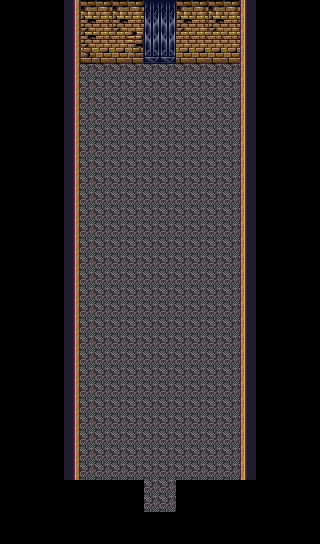

Rendered tile map (Tiled .tmx) drawn with the repository's tilesets; below, a short description and the map source with its tile grids summarised:
An orthogonal 20x34 tile map with 16x16 px tiles, 2 tile layers (Base, MonoShita), 2 tilesets and 29 objects.

<map version="1.0" orientation="orthogonal" renderorder="right-down" width="20" height="34" tilewidth="16" tileheight="16" backgroundcolor="#000000" nextobjectid="33">
 <tileset firstgid="1" name="lower" tilewidth="16" tileheight="16">
  <image source="lower.png" trans="201c30" width="480" height="256" />
 </tileset>
 <tileset firstgid="481" name="chip10e_glas" tilewidth="16" tileheight="16">
  <image source="chip10e_glas.png" trans="0000ff" width="480" height="256" />
 </tileset>
 <layer name="Base" width="20" height="34">
  <properties>
   <property name="cc_vertexz" value="-12" />
  </properties>
  <data>[680 cells, 360 non-empty, 11 distinct tile ids]</data>
 </layer>
 <layer name="MonoShita" width="20" height="34">
  <properties>
   <property name="cc_vertexz" value="-11" />
  </properties>
  <data>[680 cells, 8 non-empty, 3 distinct tile ids]</data>
 </layer>
 <objectgroup name="collision">
  <object id="1" x="240" y="64" width="32" height="416" />
  <object id="3" x="48" y="64" width="32" height="416" />
  <object id="4" x="176" y="16" width="96" height="48" />
  <object id="5" x="48" y="16" width="96" height="48" />
  <object id="6" x="176" y="480" width="96" height="64" />
  <object id="7" x="48" y="480" width="96" height="64" />
  <object id="8" x="48" y="0" width="96" height="16" />
  <object id="9" x="176" y="0" width="96" height="16" />
 </objectgroup>
 <objectgroup name="Ugokumono(object)">
  <object id="14" x="80" y="464" width="16" height="16">
   <properties>
    <property name="img" value="G.png" />
    <property name="objID" value="1041" />
   </properties>
  </object>
  <object id="15" x="144" y="464" width="16" height="16">
   <properties>
    <property name="img" value="G.png" />
    <property name="objID" value="1042" />
   </properties>
  </object>
  <object id="16" x="192" y="464" width="16" height="16">
   <properties>
    <property name="img" value="G.png" />
    <property name="objID" value="1043" />
   </properties>
  </object>
  <object id="17" x="112" y="464" width="16" height="16">
   <properties>
    <property name="img" value="G.png" />
    <property name="objID" value="1044" />
   </properties>
  </object>
  <object id="18" x="96" y="464" width="16" height="16">
   <properties>
    <property name="img" value="G.png" />
    <property name="objID" value="1045" />
   </properties>
  </object>
  <object id="19" x="176" y="464" width="16" height="16">
   <properties>
    <property name="img" value="G.png" />
    <property name="objID" value="1046" />
   </properties>
  </object>
  <object id="20" x="224" y="464" width="16" height="16">
   <properties>
    <property name="img" value="G.png" />
    <property name="objID" value="1047" />
   </properties>
  </object>
  <object id="21" x="208" y="464" width="16" height="16">
   <properties>
    <property name="img" value="G.png" />
    <property name="objID" value="1048" />
   </properties>
  </object>
  <object id="22" x="128" y="464" width="16" height="16">
   <properties>
    <property name="img" value="G.png" />
    <property name="objID" value="1049" />
   </properties>
  </object>
  <object id="23" x="160" y="464" width="16" height="16">
   <properties>
    <property name="img" value="G.png" />
    <property name="objID" value="1051" />
   </properties>
  </object>
  <object id="24" x="96" y="448" width="16" height="16">
   <properties>
    <property name="img" value="G.png" />
    <property name="objID" value="1050" />
   </properties>
  </object>
  <object id="25" x="192" y="448" width="16" height="16">
   <properties>
    <property name="img" value="G.png" />
    <property name="objID" value="1052" />
   </properties>
  </object>
  <object id="26" x="144" y="464" width="16" height="16">
   <properties>
    <property name="img" value="G.png" />
    <property name="objID" value="1053" />
   </properties>
  </object>
  <object id="27" x="128" y="448" width="16" height="16">
   <properties>
    <property name="img" value="G.png" />
    <property name="objID" value="1054" />
   </properties>
  </object>
  <object id="28" x="176" y="464" width="16" height="16">
   <properties>
    <property name="img" value="G.png" />
    <property name="objID" value="1055" />
   </properties>
  </object>
  <object id="29" x="160" y="448" width="16" height="16">
   <properties>
    <property name="img" value="G.png" />
    <property name="objID" value="1056" />
   </properties>
  </object>
 </objectgroup>
 <objectgroup name="Chara(object)">
  <object id="30" x="144" y="64" width="32" height="32">
   <properties>
    <property name="CharaID" value="17" />
    <property name="EventID" value="4" />
    <property name="direction" value="DOWN" />
    <property name="movePattern" value="1" />
    <property name="objID" value="1063" />
    <property name="trigger" value="2" />
   </properties>
  </object>
 </objectgroup>
 <objectgroup name="event">
  <object id="10" x="144" y="512" width="32" height="32">
   <properties>
    <property name="EventID" value="1" />
    <property name="trigger" value="1" />
   </properties>
  </object>
  <object id="11" x="144" y="32" width="32" height="32">
   <properties>
    <property name="EventID" value="2" />
    <property name="trigger" value="2" />
   </properties>
  </object>
  <object id="13" x="80" y="384" width="160" height="32">
   <properties>
    <property name="EventID" value="3" />
    <property name="trigger" value="1" />
   </properties>
  </object>
  <object id="32" x="240" y="32" width="32" height="32">
   <properties>
    <property name="EventID" value="5" />
    <property name="trigger" value="0" />
   </properties>
  </object>
 </objectgroup>
</map>